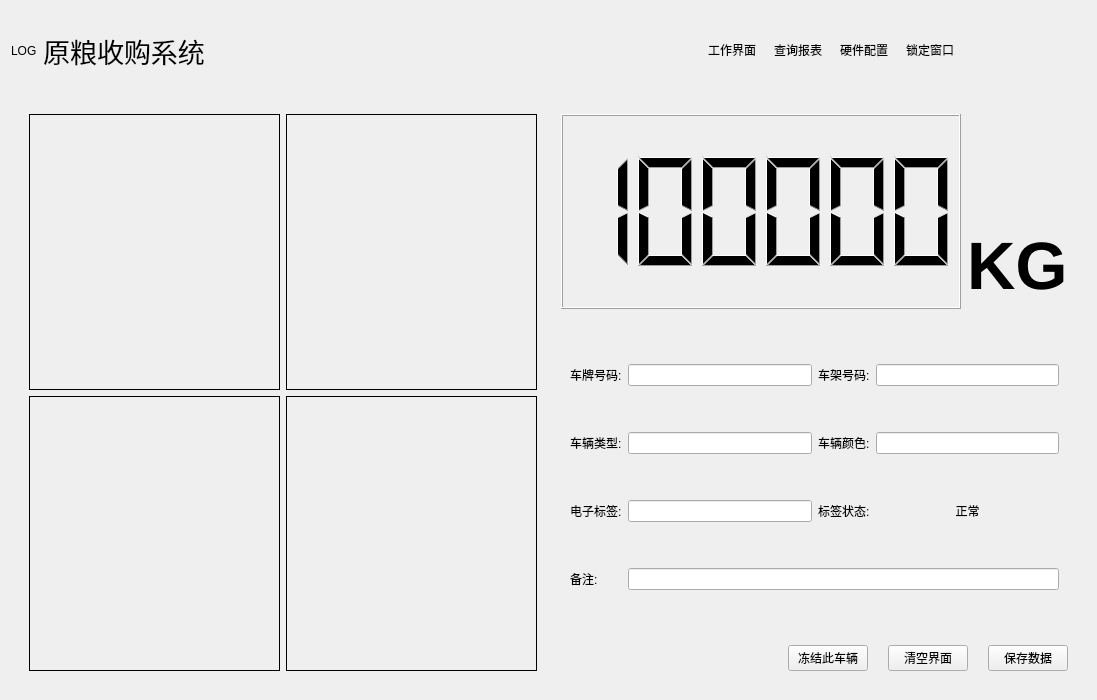
<?xml version="1.0" encoding="UTF-8"?>
<ui version="4.0">
 <class>FrmWeigh</class>
 <widget class="QWidget" name="FrmWeigh">
  <property name="geometry">
   <rect>
    <x>0</x>
    <y>0</y>
    <width>1097</width>
    <height>700</height>
   </rect>
  </property>
  <property name="windowTitle">
   <string>Form</string>
  </property>
  <layout class="QVBoxLayout" name="verticalLayout_3">
   <item>
    <widget class="QWidget" name="widgetTitle" native="true">
     <property name="sizePolicy">
      <sizepolicy hsizetype="Preferred" vsizetype="Fixed">
       <horstretch>0</horstretch>
       <verstretch>0</verstretch>
      </sizepolicy>
     </property>
     <property name="minimumSize">
      <size>
       <width>0</width>
       <height>60</height>
      </size>
     </property>
     <layout class="QHBoxLayout" name="horizontalLayout">
      <property name="leftMargin">
       <number>0</number>
      </property>
      <property name="topMargin">
       <number>0</number>
      </property>
      <property name="rightMargin">
       <number>0</number>
      </property>
      <property name="bottomMargin">
       <number>0</number>
      </property>
      <item>
       <widget class="QLabel" name="labLog">
        <property name="text">
         <string>LOG</string>
        </property>
       </widget>
      </item>
      <item>
       <widget class="QLabel" name="labTitle">
        <property name="font">
         <font>
          <pointsize>20</pointsize>
          <weight>50</weight>
          <bold>false</bold>
         </font>
        </property>
        <property name="autoFillBackground">
         <bool>false</bool>
        </property>
        <property name="text">
         <string>原粮收购系统</string>
        </property>
        <property name="alignment">
         <set>Qt::AlignCenter</set>
        </property>
        <property name="wordWrap">
         <bool>false</bool>
        </property>
        <property name="margin">
         <number>20</number>
        </property>
       </widget>
      </item>
      <item>
       <spacer name="horizontalSpacer">
        <property name="orientation">
         <enum>Qt::Horizontal</enum>
        </property>
        <property name="sizeHint" stdset="0">
         <size>
          <width>40</width>
          <height>20</height>
         </size>
        </property>
       </spacer>
      </item>
      <item>
       <widget class="QWidget" name="widgetTop" native="true">
        <layout class="QGridLayout" name="gridLayout_10">
         <property name="leftMargin">
          <number>0</number>
         </property>
         <property name="topMargin">
          <number>0</number>
         </property>
         <property name="rightMargin">
          <number>0</number>
         </property>
         <property name="bottomMargin">
          <number>0</number>
         </property>
         <item row="0" column="0">
          <widget class="QToolButton" name="btnWork">
           <property name="sizePolicy">
            <sizepolicy hsizetype="Fixed" vsizetype="Fixed">
             <horstretch>0</horstretch>
             <verstretch>0</verstretch>
            </sizepolicy>
           </property>
           <property name="minimumSize">
            <size>
             <width>60</width>
             <height>60</height>
            </size>
           </property>
           <property name="maximumSize">
            <size>
             <width>60</width>
             <height>60</height>
            </size>
           </property>
           <property name="text">
            <string>工作界面</string>
           </property>
           <property name="icon">
            <iconset resource="../../main.qrc">
             <normaloff>:/image/工作台.png</normaloff>:/image/工作台.png</iconset>
           </property>
           <property name="iconSize">
            <size>
             <width>32</width>
             <height>32</height>
            </size>
           </property>
           <property name="toolButtonStyle">
            <enum>Qt::ToolButtonTextUnderIcon</enum>
           </property>
           <property name="autoRaise">
            <bool>true</bool>
           </property>
          </widget>
         </item>
         <item row="0" column="1">
          <widget class="QToolButton" name="btnQuery">
           <property name="sizePolicy">
            <sizepolicy hsizetype="Fixed" vsizetype="Fixed">
             <horstretch>0</horstretch>
             <verstretch>0</verstretch>
            </sizepolicy>
           </property>
           <property name="minimumSize">
            <size>
             <width>57</width>
             <height>57</height>
            </size>
           </property>
           <property name="maximumSize">
            <size>
             <width>60</width>
             <height>60</height>
            </size>
           </property>
           <property name="text">
            <string>查询报表</string>
           </property>
           <property name="icon">
            <iconset resource="../../main.qrc">
             <normaloff>:/image/查询订单.png</normaloff>:/image/查询订单.png</iconset>
           </property>
           <property name="iconSize">
            <size>
             <width>32</width>
             <height>32</height>
            </size>
           </property>
           <property name="toolButtonStyle">
            <enum>Qt::ToolButtonTextUnderIcon</enum>
           </property>
           <property name="autoRaise">
            <bool>true</bool>
           </property>
          </widget>
         </item>
         <item row="0" column="2">
          <widget class="QToolButton" name="btnSetting">
           <property name="sizePolicy">
            <sizepolicy hsizetype="Fixed" vsizetype="Fixed">
             <horstretch>0</horstretch>
             <verstretch>0</verstretch>
            </sizepolicy>
           </property>
           <property name="minimumSize">
            <size>
             <width>57</width>
             <height>57</height>
            </size>
           </property>
           <property name="maximumSize">
            <size>
             <width>60</width>
             <height>60</height>
            </size>
           </property>
           <property name="text">
            <string>硬件配置</string>
           </property>
           <property name="icon">
            <iconset resource="../../main.qrc">
             <normaloff>:/image/设置.png</normaloff>:/image/设置.png</iconset>
           </property>
           <property name="iconSize">
            <size>
             <width>32</width>
             <height>32</height>
            </size>
           </property>
           <property name="toolButtonStyle">
            <enum>Qt::ToolButtonTextUnderIcon</enum>
           </property>
           <property name="autoRaise">
            <bool>true</bool>
           </property>
          </widget>
         </item>
         <item row="0" column="3">
          <widget class="QToolButton" name="btnLock">
           <property name="sizePolicy">
            <sizepolicy hsizetype="Fixed" vsizetype="Fixed">
             <horstretch>0</horstretch>
             <verstretch>0</verstretch>
            </sizepolicy>
           </property>
           <property name="minimumSize">
            <size>
             <width>57</width>
             <height>57</height>
            </size>
           </property>
           <property name="maximumSize">
            <size>
             <width>60</width>
             <height>60</height>
            </size>
           </property>
           <property name="text">
            <string>锁定窗口</string>
           </property>
           <property name="icon">
            <iconset resource="../../main.qrc">
             <normaloff>:/image/锁定.png</normaloff>:/image/锁定.png</iconset>
           </property>
           <property name="iconSize">
            <size>
             <width>32</width>
             <height>32</height>
            </size>
           </property>
           <property name="toolButtonStyle">
            <enum>Qt::ToolButtonTextUnderIcon</enum>
           </property>
           <property name="autoRaise">
            <bool>true</bool>
           </property>
          </widget>
         </item>
        </layout>
       </widget>
      </item>
      <item>
       <widget class="QWidget" name="widgetMenu" native="true">
        <layout class="QGridLayout" name="gridLayout">
         <property name="leftMargin">
          <number>0</number>
         </property>
         <property name="topMargin">
          <number>0</number>
         </property>
         <property name="rightMargin">
          <number>0</number>
         </property>
         <property name="bottomMargin">
          <number>0</number>
         </property>
         <property name="spacing">
          <number>0</number>
         </property>
         <item row="0" column="2">
          <widget class="QToolButton" name="btnClose">
           <property name="sizePolicy">
            <sizepolicy hsizetype="Fixed" vsizetype="Expanding">
             <horstretch>0</horstretch>
             <verstretch>0</verstretch>
            </sizepolicy>
           </property>
           <property name="text">
            <string/>
           </property>
           <property name="icon">
            <iconset resource="../../main.qrc">
             <normaloff>:/image/titleclose.png</normaloff>:/image/titleclose.png</iconset>
           </property>
           <property name="iconSize">
            <size>
             <width>32</width>
             <height>32</height>
            </size>
           </property>
           <property name="autoRaise">
            <bool>true</bool>
           </property>
          </widget>
         </item>
         <item row="0" column="1">
          <widget class="QToolButton" name="btnMin">
           <property name="sizePolicy">
            <sizepolicy hsizetype="Fixed" vsizetype="Expanding">
             <horstretch>0</horstretch>
             <verstretch>0</verstretch>
            </sizepolicy>
           </property>
           <property name="text">
            <string/>
           </property>
           <property name="icon">
            <iconset resource="../../main.qrc">
             <normaloff>:/image/titlemax.png</normaloff>:/image/titlemax.png</iconset>
           </property>
           <property name="iconSize">
            <size>
             <width>32</width>
             <height>32</height>
            </size>
           </property>
           <property name="autoRaise">
            <bool>true</bool>
           </property>
          </widget>
         </item>
         <item row="0" column="0">
          <widget class="QToolButton" name="btnHide">
           <property name="sizePolicy">
            <sizepolicy hsizetype="Fixed" vsizetype="Expanding">
             <horstretch>0</horstretch>
             <verstretch>0</verstretch>
            </sizepolicy>
           </property>
           <property name="text">
            <string/>
           </property>
           <property name="icon">
            <iconset resource="../../main.qrc">
             <normaloff>:/image/titlemini.png</normaloff>:/image/titlemini.png</iconset>
           </property>
           <property name="iconSize">
            <size>
             <width>32</width>
             <height>32</height>
            </size>
           </property>
           <property name="autoRaise">
            <bool>true</bool>
           </property>
          </widget>
         </item>
         <item row="1" column="1">
          <spacer name="verticalSpacer">
           <property name="orientation">
            <enum>Qt::Vertical</enum>
           </property>
           <property name="sizeHint" stdset="0">
            <size>
             <width>20</width>
             <height>40</height>
            </size>
           </property>
          </spacer>
         </item>
        </layout>
       </widget>
      </item>
     </layout>
    </widget>
   </item>
   <item>
    <widget class="QStackedWidget" name="stackedWidget">
     <property name="currentIndex">
      <number>0</number>
     </property>
     <widget class="QWidget" name="workPage">
      <layout class="QVBoxLayout" name="verticalLayout_2">
       <item>
        <layout class="QHBoxLayout" name="horizontalLayout_5" stretch="5,5">
         <item>
          <widget class="QWidget" name="widget" native="true">
           <layout class="QGridLayout" name="gridLayout_2">
            <item row="0" column="0">
             <widget class="QLabel" name="labVedio1">
              <property name="frameShape">
               <enum>QFrame::Box</enum>
              </property>
              <property name="scaledContents">
               <bool>true</bool>
              </property>
              <property name="alignment">
               <set>Qt::AlignCenter</set>
              </property>
             </widget>
            </item>
            <item row="1" column="0">
             <widget class="QLabel" name="labVedio3">
              <property name="frameShape">
               <enum>QFrame::Box</enum>
              </property>
              <property name="text">
               <string/>
              </property>
              <property name="alignment">
               <set>Qt::AlignCenter</set>
              </property>
             </widget>
            </item>
            <item row="0" column="1">
             <widget class="QLabel" name="labVedio2">
              <property name="frameShape">
               <enum>QFrame::Box</enum>
              </property>
              <property name="text">
               <string/>
              </property>
              <property name="scaledContents">
               <bool>true</bool>
              </property>
              <property name="alignment">
               <set>Qt::AlignCenter</set>
              </property>
             </widget>
            </item>
            <item row="1" column="1">
             <widget class="QLabel" name="labVedio4">
              <property name="frameShape">
               <enum>QFrame::Box</enum>
              </property>
              <property name="text">
               <string/>
              </property>
              <property name="alignment">
               <set>Qt::AlignCenter</set>
              </property>
             </widget>
            </item>
           </layout>
          </widget>
         </item>
         <item>
          <widget class="QWidget" name="widget_2" native="true">
           <layout class="QVBoxLayout" name="verticalLayout_4" stretch="3,5,2">
            <item>
             <layout class="QHBoxLayout" name="horizontalLayout_6" stretch="9,0">
              <item>
               <widget class="QLCDNumber" name="lcdNumber">
                <property name="digitCount">
                 <number>6</number>
                </property>
                <property name="intValue" stdset="0">
                 <number>350000</number>
                </property>
               </widget>
              </item>
              <item>
               <layout class="QVBoxLayout" name="verticalLayout">
                <property name="bottomMargin">
                 <number>5</number>
                </property>
                <item>
                 <spacer name="verticalSpacer_3">
                  <property name="orientation">
                   <enum>Qt::Vertical</enum>
                  </property>
                  <property name="sizeHint" stdset="0">
                   <size>
                    <width>20</width>
                    <height>40</height>
                   </size>
                  </property>
                 </spacer>
                </item>
                <item>
                 <widget class="QLabel" name="label">
                  <property name="font">
                   <font>
                    <pointsize>50</pointsize>
                    <weight>75</weight>
                    <bold>true</bold>
                   </font>
                  </property>
                  <property name="contextMenuPolicy">
                   <enum>Qt::NoContextMenu</enum>
                  </property>
                  <property name="text">
                   <string>KG</string>
                  </property>
                 </widget>
                </item>
               </layout>
              </item>
             </layout>
            </item>
            <item>
             <widget class="QWidget" name="widget_3" native="true">
              <layout class="QGridLayout" name="gridLayout_3">
               <item row="0" column="0">
                <widget class="QLabel" name="label_5">
                 <property name="text">
                  <string>车牌号码:</string>
                 </property>
                </widget>
               </item>
               <item row="0" column="1">
                <widget class="QLineEdit" name="editLiscense"/>
               </item>
               <item row="0" column="2">
                <widget class="QLabel" name="label_6">
                 <property name="text">
                  <string>车架号码:</string>
                 </property>
                </widget>
               </item>
               <item row="0" column="3">
                <widget class="QLineEdit" name="editFrameNum"/>
               </item>
               <item row="1" column="0">
                <widget class="QLabel" name="label_7">
                 <property name="text">
                  <string>车辆类型:</string>
                 </property>
                </widget>
               </item>
               <item row="1" column="1">
                <widget class="QLineEdit" name="editVehicleType"/>
               </item>
               <item row="1" column="2">
                <widget class="QLabel" name="label_8">
                 <property name="text">
                  <string>车辆颜色:</string>
                 </property>
                </widget>
               </item>
               <item row="1" column="3">
                <widget class="QLineEdit" name="editColor"/>
               </item>
               <item row="2" column="0">
                <widget class="QLabel" name="label_10">
                 <property name="text">
                  <string>电子标签:</string>
                 </property>
                </widget>
               </item>
               <item row="2" column="1">
                <widget class="QLineEdit" name="editTagNum"/>
               </item>
               <item row="2" column="2">
                <widget class="QLabel" name="label_13">
                 <property name="text">
                  <string>标签状态:</string>
                 </property>
                </widget>
               </item>
               <item row="2" column="3">
                <widget class="QLabel" name="labTagStatus">
                 <property name="text">
                  <string>正常</string>
                 </property>
                 <property name="alignment">
                  <set>Qt::AlignCenter</set>
                 </property>
                </widget>
               </item>
               <item row="3" column="0">
                <widget class="QLabel" name="label_2">
                 <property name="text">
                  <string>备注:</string>
                 </property>
                </widget>
               </item>
               <item row="3" column="1" colspan="3">
                <widget class="QLineEdit" name="editRemarks"/>
               </item>
              </layout>
             </widget>
            </item>
            <item>
             <layout class="QHBoxLayout" name="horizontalLayout_2">
              <property name="spacing">
               <number>20</number>
              </property>
              <item>
               <spacer name="horizontalSpacer_2">
                <property name="orientation">
                 <enum>Qt::Horizontal</enum>
                </property>
                <property name="sizeHint" stdset="0">
                 <size>
                  <width>40</width>
                  <height>20</height>
                 </size>
                </property>
               </spacer>
              </item>
              <item>
               <widget class="QPushButton" name="btnFreeze">
                <property name="text">
                 <string>冻结此车辆</string>
                </property>
               </widget>
              </item>
              <item>
               <widget class="QPushButton" name="btnClear">
                <property name="text">
                 <string>清空界面</string>
                </property>
               </widget>
              </item>
              <item>
               <widget class="QPushButton" name="btnSubmit">
                <property name="text">
                 <string>保存数据</string>
                </property>
               </widget>
              </item>
             </layout>
            </item>
           </layout>
          </widget>
         </item>
        </layout>
       </item>
      </layout>
     </widget>
     <widget class="QWidget" name="queryPage">
      <layout class="QVBoxLayout" name="verticalLayout_5" stretch="0">
       <property name="topMargin">
        <number>0</number>
       </property>
       <item>
        <widget class="FrmWeighTable" name="widget_4" native="true"/>
       </item>
      </layout>
     </widget>
     <widget class="QWidget" name="setPage">
      <layout class="QGridLayout" name="gridLayout_26">
       <property name="spacing">
        <number>20</number>
       </property>
       <item row="2" column="1">
        <spacer name="verticalSpacer_2">
         <property name="orientation">
          <enum>Qt::Vertical</enum>
         </property>
         <property name="sizeType">
          <enum>QSizePolicy::Maximum</enum>
         </property>
         <property name="sizeHint" stdset="0">
          <size>
           <width>20</width>
           <height>100</height>
          </size>
         </property>
        </spacer>
       </item>
       <item row="0" column="0">
        <widget class="QGroupBox" name="groupBox_14">
         <property name="title">
          <string>身份证读写器</string>
         </property>
         <property name="checkable">
          <bool>true</bool>
         </property>
         <layout class="QGridLayout" name="gridLayout_20">
          <item row="0" column="1">
           <widget class="QLineEdit" name="lineEdit_3"/>
          </item>
          <item row="0" column="2">
           <spacer name="horizontalSpacer_19">
            <property name="orientation">
             <enum>Qt::Horizontal</enum>
            </property>
            <property name="sizeHint" stdset="0">
             <size>
              <width>38</width>
              <height>20</height>
             </size>
            </property>
           </spacer>
          </item>
          <item row="1" column="1">
           <widget class="QLineEdit" name="lineEdit_4"/>
          </item>
          <item row="1" column="0">
           <widget class="QLabel" name="label_74">
            <property name="text">
             <string>波特率配置:</string>
            </property>
           </widget>
          </item>
          <item row="1" column="2">
           <spacer name="horizontalSpacer_20">
            <property name="orientation">
             <enum>Qt::Horizontal</enum>
            </property>
            <property name="sizeHint" stdset="0">
             <size>
              <width>38</width>
              <height>20</height>
             </size>
            </property>
           </spacer>
          </item>
          <item row="0" column="0">
           <widget class="QLabel" name="label_73">
            <property name="text">
             <string>端口配置:</string>
            </property>
           </widget>
          </item>
         </layout>
        </widget>
       </item>
       <item row="0" column="1">
        <widget class="QGroupBox" name="groupBox_6">
         <property name="title">
          <string>UHF户外读写器</string>
         </property>
         <property name="checkable">
          <bool>true</bool>
         </property>
         <layout class="QGridLayout" name="gridLayout_25">
          <item row="0" column="0">
           <widget class="QLabel" name="label_76">
            <property name="text">
             <string>端口配置:</string>
            </property>
           </widget>
          </item>
          <item row="0" column="1">
           <widget class="QLineEdit" name="lineEdit_6"/>
          </item>
          <item row="0" column="2">
           <spacer name="horizontalSpacer_21">
            <property name="orientation">
             <enum>Qt::Horizontal</enum>
            </property>
            <property name="sizeHint" stdset="0">
             <size>
              <width>52</width>
              <height>20</height>
             </size>
            </property>
           </spacer>
          </item>
          <item row="1" column="0">
           <widget class="QLabel" name="label_75">
            <property name="text">
             <string>IP配置:</string>
            </property>
           </widget>
          </item>
          <item row="1" column="1">
           <widget class="QLineEdit" name="lineEdit_5"/>
          </item>
          <item row="1" column="2">
           <spacer name="horizontalSpacer_22">
            <property name="orientation">
             <enum>Qt::Horizontal</enum>
            </property>
            <property name="sizeHint" stdset="0">
             <size>
              <width>52</width>
              <height>20</height>
             </size>
            </property>
           </spacer>
          </item>
         </layout>
        </widget>
       </item>
       <item row="0" column="2">
        <widget class="QGroupBox" name="groupBox_15">
         <property name="title">
          <string>LED显示屏</string>
         </property>
         <property name="checkable">
          <bool>true</bool>
         </property>
         <layout class="QGridLayout" name="gridLayout_24">
          <item row="0" column="0">
           <widget class="QLabel" name="label_78">
            <property name="text">
             <string>端口配置:</string>
            </property>
           </widget>
          </item>
          <item row="0" column="1">
           <widget class="QLineEdit" name="lineEdit_7"/>
          </item>
          <item row="0" column="2">
           <spacer name="horizontalSpacer_23">
            <property name="orientation">
             <enum>Qt::Horizontal</enum>
            </property>
            <property name="sizeHint" stdset="0">
             <size>
              <width>38</width>
              <height>20</height>
             </size>
            </property>
           </spacer>
          </item>
          <item row="1" column="0">
           <widget class="QLabel" name="label_77">
            <property name="text">
             <string>IP配置:</string>
            </property>
           </widget>
          </item>
          <item row="1" column="1">
           <widget class="QLineEdit" name="lineEdit_8"/>
          </item>
          <item row="1" column="2">
           <spacer name="horizontalSpacer_24">
            <property name="orientation">
             <enum>Qt::Horizontal</enum>
            </property>
            <property name="sizeHint" stdset="0">
             <size>
              <width>38</width>
              <height>20</height>
             </size>
            </property>
           </spacer>
          </item>
         </layout>
        </widget>
       </item>
       <item row="1" column="0">
        <widget class="QGroupBox" name="groupBox_13">
         <property name="title">
          <string>UHF桌面读写器</string>
         </property>
         <property name="checkable">
          <bool>true</bool>
         </property>
         <layout class="QGridLayout" name="gridLayout_21">
          <item row="0" column="0">
           <widget class="QLabel" name="label_80">
            <property name="text">
             <string>端口配置:</string>
            </property>
           </widget>
          </item>
          <item row="0" column="1">
           <widget class="QLineEdit" name="lineEdit_10"/>
          </item>
          <item row="0" column="2">
           <spacer name="horizontalSpacer_25">
            <property name="orientation">
             <enum>Qt::Horizontal</enum>
            </property>
            <property name="sizeHint" stdset="0">
             <size>
              <width>38</width>
              <height>20</height>
             </size>
            </property>
           </spacer>
          </item>
          <item row="1" column="0">
           <widget class="QLabel" name="label_79">
            <property name="text">
             <string>波特率配置:</string>
            </property>
           </widget>
          </item>
          <item row="1" column="1">
           <widget class="QLineEdit" name="lineEdit_9"/>
          </item>
          <item row="1" column="2">
           <spacer name="horizontalSpacer_26">
            <property name="orientation">
             <enum>Qt::Horizontal</enum>
            </property>
            <property name="sizeHint" stdset="0">
             <size>
              <width>38</width>
              <height>20</height>
             </size>
            </property>
           </spacer>
          </item>
         </layout>
        </widget>
       </item>
       <item row="1" column="1">
        <widget class="QGroupBox" name="groupBox_16">
         <property name="title">
          <string>IC卡桌面读写器</string>
         </property>
         <property name="checkable">
          <bool>true</bool>
         </property>
         <layout class="QGridLayout" name="gridLayout_22">
          <item row="0" column="0">
           <widget class="QLabel" name="label_82">
            <property name="text">
             <string>端口配置:</string>
            </property>
           </widget>
          </item>
          <item row="0" column="1">
           <widget class="QLineEdit" name="lineEdit_12"/>
          </item>
          <item row="0" column="2">
           <spacer name="horizontalSpacer_27">
            <property name="orientation">
             <enum>Qt::Horizontal</enum>
            </property>
            <property name="sizeHint" stdset="0">
             <size>
              <width>39</width>
              <height>20</height>
             </size>
            </property>
           </spacer>
          </item>
          <item row="1" column="0">
           <widget class="QLabel" name="label_81">
            <property name="text">
             <string>波特率配置:</string>
            </property>
           </widget>
          </item>
          <item row="1" column="1">
           <widget class="QLineEdit" name="lineEdit_11"/>
          </item>
          <item row="1" column="2">
           <spacer name="horizontalSpacer_28">
            <property name="orientation">
             <enum>Qt::Horizontal</enum>
            </property>
            <property name="sizeHint" stdset="0">
             <size>
              <width>39</width>
              <height>20</height>
             </size>
            </property>
           </spacer>
          </item>
         </layout>
        </widget>
       </item>
       <item row="1" column="2">
        <widget class="QGroupBox" name="groupBox_17">
         <property name="title">
          <string>语音播报</string>
         </property>
         <property name="checkable">
          <bool>true</bool>
         </property>
         <layout class="QGridLayout" name="gridLayout_23">
          <item row="0" column="0">
           <widget class="QLabel" name="label_84">
            <property name="text">
             <string>语速配置:</string>
            </property>
           </widget>
          </item>
          <item row="0" column="1">
           <widget class="QLineEdit" name="lineEdit_14"/>
          </item>
          <item row="0" column="2">
           <spacer name="horizontalSpacer_29">
            <property name="orientation">
             <enum>Qt::Horizontal</enum>
            </property>
            <property name="sizeHint" stdset="0">
             <size>
              <width>38</width>
              <height>20</height>
             </size>
            </property>
           </spacer>
          </item>
         </layout>
        </widget>
       </item>
       <item row="1" column="3">
        <spacer name="horizontalSpacer_30">
         <property name="orientation">
          <enum>Qt::Horizontal</enum>
         </property>
         <property name="sizeHint" stdset="0">
          <size>
           <width>40</width>
           <height>20</height>
          </size>
         </property>
        </spacer>
       </item>
      </layout>
     </widget>
    </widget>
   </item>
  </layout>
 </widget>
 <customwidgets>
  <customwidget>
   <class>FrmWeighTable</class>
   <extends>QWidget</extends>
   <header>frmweightable.h</header>
   <container>1</container>
  </customwidget>
 </customwidgets>
 <resources>
  <include location="../../main.qrc"/>
 </resources>
 <connections/>
</ui>
